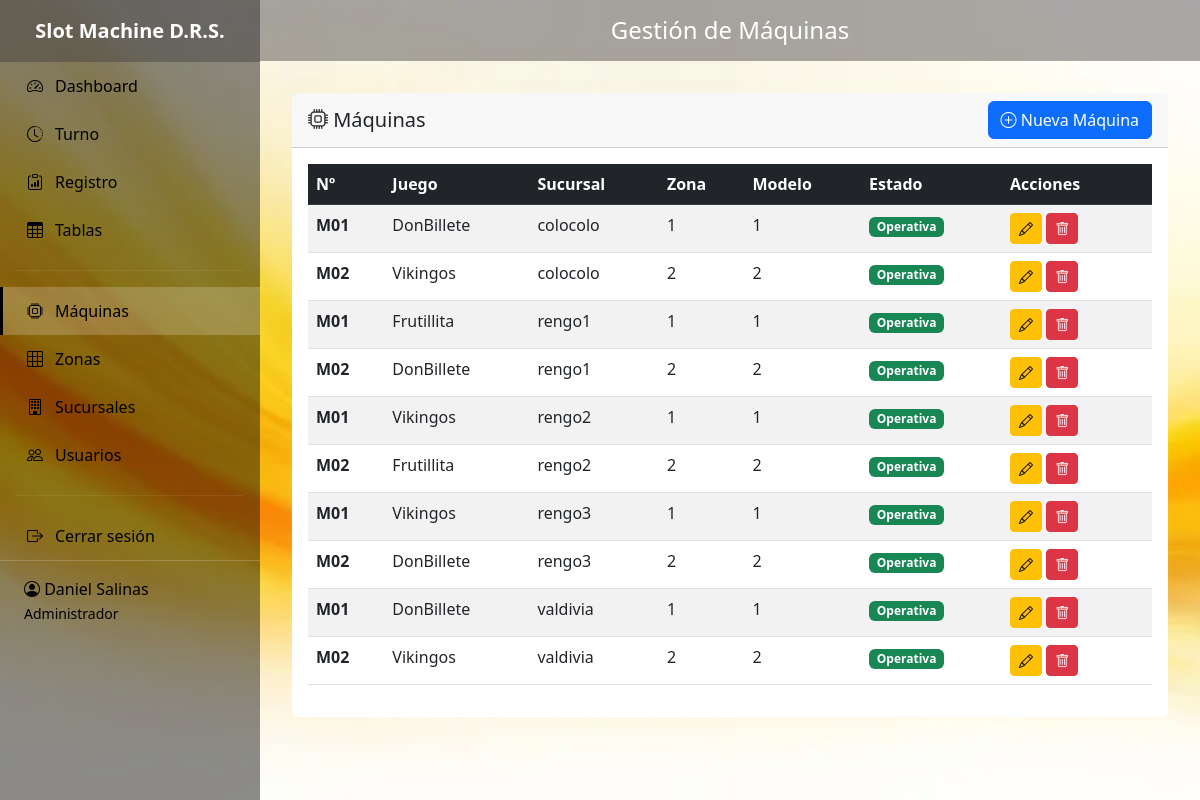
Page /maquinas/ (signed in) on the committed database.
### control/models.py (models this page shows, shortened)
class Usuario(AbstractUser):
    ROLE_CHOICES = [
        ('admin', 'Administrador'),
        ('usuario', 'Usuario/Atendedora'),
    ]
    role = models.CharField(
        max_length=20,
        choices=ROLE_CHOICES,
        default='usuario',
        verbose_name='Rol'
    )
    nombre = models.CharField(max_length=150, verbose_name='Nombre Completo')
    class Meta:
        verbose_name = 'Usuario'
        verbose_name_plural = 'Usuarios'

class Maquina(models.Model):
    ESTADO_CHOICES = [
        ('Operativa', 'Operativa'),
        ('Mantenimiento', 'Mantenimiento'),
        ('Retirada', 'Retirada'),
    ]
    sucursal = models.ForeignKey(
        Sucursal,
        on_delete=models.CASCADE,
        related_name='maquinas',
        verbose_name='Sucursal'
    )
    zona = models.ForeignKey(
        Zona,
        on_delete=models.CASCADE,
        related_name='maquinas',
        verbose_name='Zona'
    )
    numero_maquina = models.IntegerField(verbose_name='Número de Máquina')
    codigo_interno = models.CharField(max_length=80, blank=True, verbose_name='Código Interno')
    nombre_juego = models.CharField(max_length=120, verbose_name='Nombre del Juego')
    modelo = models.CharField(max_length=80, blank=True, verbose_name='Modelo')
    numero_serie = models.CharField(max_length=120, blank=True, verbose_name='Número de Serie')
    estado = models.CharField(
        max_length=20,
        choices=ESTADO_CHOICES,
        default='Operativa',
        verbose_name='Estado'
    )
    ubicacion_detalle = models.CharField(
        max_length=150,
        blank=True,
        verbose_name='Detalle de Ubicación'
    )
    created_at = models.DateTimeField(auto_now_add=True, verbose_name='Fecha de Creación')
    class Meta:
        verbose_name = 'Máquina'
        verbose_name_plural = 'Máquinas'
        ordering = ['sucursal', 'zona', 'numero_maquina']
        unique_together = ['zona', 'numero_maquina']
    class Meta:
        verbose_name = 'Máquina'
        verbose_name_plural = 'Máquinas'
        ordering = ['sucursal', 'zona', 'numero_maquina']
        unique_together = ['zona', 'numero_maquina']

class Sucursal(models.Model):
    nombre = models.CharField(max_length=150, verbose_name='Nombre')
    direccion = models.CharField(max_length=255, blank=True, verbose_name='Dirección')
    telefono = models.CharField(max_length=50, blank=True, verbose_name='Teléfono')
    created_at = models.DateTimeField(auto_now_add=True, verbose_name='Fecha de Creación')
    class Meta:
        verbose_name = 'Sucursal'
        verbose_name_plural = 'Sucursales'
        ordering = ['nombre']

class Zona(models.Model):
    sucursal = models.ForeignKey(
        Sucursal,
        on_delete=models.CASCADE,
        related_name='zonas',
        verbose_name='Sucursal'
    )
    nombre = models.CharField(max_length=80, verbose_name='Nombre')
    orden = models.SmallIntegerField(default=0, verbose_name='Orden')
    created_at = models.DateTimeField(auto_now_add=True, verbose_name='Fecha de Creación')
    class Meta:
        verbose_name = 'Zona'
        verbose_name_plural = 'Zonas'
        ordering = ['sucursal', 'orden', 'nombre']
    class Meta:
        verbose_name = 'Zona'
        verbose_name_plural = 'Zonas'
        ordering = ['sucursal', 'orden', 'nombre']
        constraints = [
            models.UniqueConstraint(
                fields=['sucursal', 'nombre'],
                name='unique_zona_nombre_por_sucursal'
            )
        ]

### control/views.py (the view)
# urls.py: path('maquinas/', views.maquinas_list, name='maquinas_list'),
@login_required
@user_passes_test(is_admin)
def maquinas_list(request):
    maquinas = Maquina.objects.all()
    return render(request, 'maquinas/list.html', {'maquinas': maquinas})

### control/views.py (called while the page is built)
def is_admin(user):
    return user.is_authenticated and user.role == 'admin'

### templates/maquinas/list.html (shortened to what this page needs)
{% extends 'base.html' %}
{% block page_title%}Gestión de Máquinas{% endblock %}
{% block content %}
<div class="card">
    <div class="card-header">
        <div class="d-flex justify-content-between align-items-center">
            <h5 class="mb-0"><i class="bi bi-cpu"></i> Máquinas</h5>
            <a href="{% url 'control:maquina_create' %}" class="btn btn-primary">
                <i class="bi bi-plus-circle"></i> Nueva Máquina
            </a>
        </div>
    </div>
    <div class="card-body">
        <div class="table-responsive">
            <table class="table table-striped table-hover">
                <thead class="table-dark">
                    <tr>
                        <th>Nº</th>
                        <th>Juego</th>
                        <th>Sucursal</th>
                        <th>Zona</th>
                        <th>Modelo</th>
                        <th>Estado</th>
                        <th width="150">Acciones</th>
                    </tr>
                </thead>
                <tbody>
                    {% for maquina in maquinas %}
                        <tr>
                            <td><strong>M{{ maquina.numero_maquina|stringformat:"02d" }}</strong></td>
                            <td>{{ maquina.nombre_juego }}</td>
                            <td>{{ maquina.sucursal.nombre }}</td>
                            <td>{{ maquina.zona.nombre }}</td>
                            <td>{{ maquina.modelo|default:"-" }}</td>
                            <td>
                                {% if maquina.estado == 'Operativa' %}
                                    <span class="badge bg-success">{{ maquina.estado }}</span>
                                {% elif maquina.estado == 'Mantenimiento' %}
                                    <span class="badge bg-warning">{{ maquina.estado }}</span>
                                {% else %}
                                    <span class="badge bg-secondary">{{ maquina.estado }}</span>
                                {% endif %}
                            </td>
                            <td>
                                <a href="{% url 'control:maquina_edit' maquina.pk %}" class="btn btn-sm btn-warning">
                                    <i class="bi bi-pencil"></i>
                                </a>
                                <a href="{% url 'control:maquina_delete' maquina.pk %}" class="btn btn-sm btn-danger">
                                    <i class="bi bi-trash"></i>
                                </a>
                            </td>
                        </tr>
                    {% empty %}
                        <tr>
                            <td colspan="7" class="text-center text-muted">No hay máquinas registradas</td>
                        </tr>
                    {% endfor %}
                </tbody>
            </table>
        </div>
    </div>
</div>
{% endblock %}

### templates/base.html (shortened to what this page needs)
{% load static %}
<!DOCTYPE html>
<html lang="es">
<head>
    <link href="https://cdn.jsdelivr.net/npm/bootstrap@5.3.0/dist/css/bootstrap.min.css" rel="stylesheet">
    <link rel="stylesheet" href="https://cdn.jsdelivr.net/npm/bootstrap-icons@1.11.0/font/bootstrap-icons.css">
    <link rel="stylesheet" href="{% static 'css/custom.css' %}">
</head>
<body>
{% if user.is_authenticated %}
    <aside class="sidebar">
        <div class="sidebar-brand">
            Slot Machine D.R.S.
        </div>
        <ul class="sidebar-nav nav flex-column">
            {% if user.role == 'admin' %}
            <li class="nav-item">
                <a class="nav-link {% if request.resolver_match.url_name == 'dashboard' %}active{% endif %}"
                   href="{% url 'control:dashboard' %}">
                    <i class="bi bi-speedometer2"></i> Dashboard
                </a>
            </li>
            {% endif %}
            <li class="nav-item">
                <a class="nav-link {% if request.resolver_match.url_name == 'turno' %}active{% endif %}"
                   href="{% url 'control:turno' %}">
                    <i class="bi bi-clock-history"></i> Turno
                </a>
            </li>
            <li class="nav-item">
                <a class="nav-link {% if request.resolver_match.url_name == 'registro' %}active{% endif %}"
                   href="{% url 'control:registro' %}">
                    <i class="bi bi-clipboard-data"></i> Registro
                </a>
            </li>
            <li class="nav-item">
                <a class="nav-link {% if request.resolver_match.url_name == 'tablas' %}active{% endif %}"
                   href="{% url 'control:tablas' %}">
                    <i class="bi bi-table"></i> Tablas
                </a>
            </li>
            {% if user.role == 'admin' %}
                <hr class="mx-3" style="border-color: rgba(255,255,255,0.3);">
                <li class="nav-item">
                    <a class="nav-link {% if 'maquinas' in request.path %}active{% endif %}"
                       href="{% url 'control:maquinas_list' %}">
                        <i class="bi bi-cpu"></i> Máquinas
                    </a>
                </li>
                <li class="nav-item">
                    <a class="nav-link {% if 'zonas' in request.path %}active{% endif %}"
                       href="{% url 'control:zonas_list' %}">
                        <i class="bi bi-grid-3x3"></i> Zonas
                    </a>
                </li>
                <li class="nav-item">
                    <a class="nav-link {% if 'sucursales' in request.path %}active{% endif %}"
                       href="{% url 'control:sucursales_list' %}">
                        <i class="bi bi-building"></i> Sucursales
                    </a>
                </li>
                <li class="nav-item">
                    <a class="nav-link {% if 'usuarios' in request.path %}active{% endif %}"
                       href="{% url 'control:usuarios_list' %}">
                        <i class="bi bi-people"></i> Usuarios
                    </a>
                </li>
            {% endif %}
            <hr class="mx-3" style="border-color: rgba(255,255,255,0.3);">
            <li class="nav-item">
                <a class="nav-link" href="{% url 'control:logout' %}">
                    <i class="bi bi-box-arrow-right"></i> Cerrar sesión
                </a>
            </li>
        </ul>
        <div class="sidebar-user">
            <i class="bi bi-person-circle"></i> {{ user.nombre }} <br>
            <small>{{ user.get_role_display }}</small>
        </div>
    </aside>
    <main class="main-content">
        <div class="top-bar">
            <h4 class="mb-0">{% block page_title %}Sistema de Control{% endblock %}</h4>
        </div>
        <div class="content-area">
            {% block content %}{% endblock %}
        </div>
    </main>
{% else %}
    {% block login_content %}{% endblock %}
{% endif %}
</body>
</html>

### static/img/custom.css (style rules this page uses)
.sidebar { position: relative; height: 100vh; background-image: url("../img/sidebar_bg.jpg"); background-size: cover; background-position: center; background-repeat: no-repeat; background-attachment: fixed; }
.sidebar::before { content: ""; position: absolute; top: 0; left: 0; width: 100%; height: 100%; background: rgba(0, 0, 0, 0.55); z-index: 0; }
.sidebar * { position: relative; z-index: 1; }

### rows in the picture
Usuario: nombre "Daniel Salinas", role "Administrador"
Maquina: numero_maquina "01", nombre_juego "DonBillete", sucursal.nombre "colocolo", zona.nombre "1", modelo "1", estado "Operativa"
Maquina: numero_maquina "02", nombre_juego "Vikingos", sucursal.nombre "colocolo", zona.nombre "2", modelo "2", estado "Operativa"
Maquina: numero_maquina "01", nombre_juego "Frutillita", sucursal.nombre "rengo1", zona.nombre "1", modelo "1", estado "Operativa"
Maquina: numero_maquina "02", nombre_juego "DonBillete", sucursal.nombre "rengo1", zona.nombre "2", modelo "2", estado "Operativa"
Maquina: numero_maquina "01", nombre_juego "Vikingos", sucursal.nombre "rengo2", zona.nombre "1", modelo "1", estado "Operativa"
Maquina: numero_maquina "02", nombre_juego "Frutillita", sucursal.nombre "rengo2", zona.nombre "2", modelo "2", estado "Operativa"
Maquina: numero_maquina "01", nombre_juego "Vikingos", sucursal.nombre "rengo3", zona.nombre "1", modelo "1", estado "Operativa"
Maquina: numero_maquina "02", nombre_juego "DonBillete", sucursal.nombre "rengo3", zona.nombre "2", modelo "2", estado "Operativa"
Maquina: numero_maquina "01", nombre_juego "DonBillete", sucursal.nombre "valdivia", zona.nombre "1", modelo "1", estado "Operativa"
Maquina: numero_maquina "02", nombre_juego "Vikingos", sucursal.nombre "valdivia", zona.nombre "2", modelo "2", estado "Operativa"
